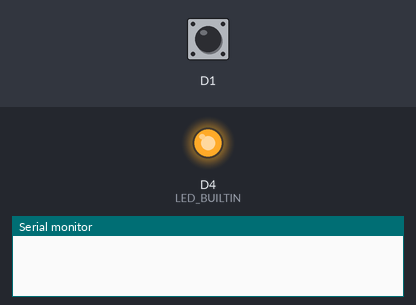
A sketch run on a simulated ESP8266 (NodeMCU). Parts: output pins drawn as LEDs (lit = HIGH, except the on-board LED, lit = LOW), the last lines printed to the serial monitor. Dashed ring = blinking. Inputs (shaded band) come from the test bench; at power-on: D1 HIGH. WiFi joins after 1.5 s; servers stay silent unless stated; network time is answered at once with the bench clock; the local clock reads 2024-03-15 10:24:30 at power-on unless the sketch sets it.

Above: at 0.1 s.
At 2.77 s:
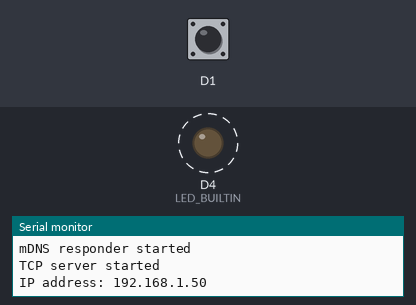
2.8 s: D1 pulled LOW for 0.15 s
Timing chart, 0 to 11.8 s (numbered marks = the images above; inputs shaded):
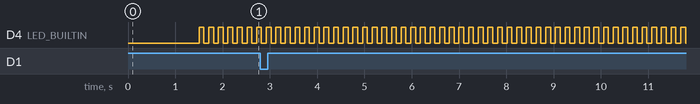

Measured:
- by itself, D4 (LED_BUILTIN): alternates HIGH for 0.10 s and LOW for 0.10 s

The sketch:

telescopeStellariumGOTO.ino
```cpp
#include <math.h>

#include <ESP8266WiFi.h>
//#include <WiFiUdp.h>
//#include <ESP8266HTTPClient.h>
//#include <WiFiClient.h>
#include <DNSServer.h>
#include <ESP8266WebServer.h>
#include <WiFiManager.h>
#include <NTPClient.h>
#include <ESP8266mDNS.h>

const int epoch2jd = 946684800;

const int stepsPerRevolution = 40960;
const double AZRange = 360.00000;
const double ALTRange = 90.00000;
const double stepsPerDegreeAZ = stepsPerRevolution/AZRange;
const double stepsPerDegreeALT = stepsPerRevolution/ALTRange;
const double degreesPerStepAZ = AZRange/stepsPerRevolution;
const double degreesPerStepALT = ALTRange/stepsPerRevolution;

WiFiUDP ntpUDP;
const int port = 10001;
WiFiServer server(port);

NTPClient timeClient(ntpUDP);
const int timeOffset = 0;

WiFiClient cl;

double latitudeDEC=-30.042140;
double longitudeDEC=-51.210638;
int ledState = LOW;
double lst;
double targetRA=0;
double targetDEC=0;
double currentRA=0;
double currentDEC=0;
double targetALT=0;
double targetAZ=0;
double currentALT=0;
double currentAZ=0;
boolean parked = true;
boolean aligned = false;
double deltaAZ = 0.00000;
double deltaALT = 0.0000;

unsigned long currentMilis=0;
unsigned long previousMilis=0;
double decimalTime;

double mapDouble(double x, double in_min, double in_max, double out_min, double out_max) {
  return (x - in_min) * (out_max - out_min) / (in_max - in_min) + out_min;
}

double stellariumRA2Double(unsigned int intRA){
  return mapDouble(intRA, 0x0, 0x100000000, 0.00000, 24.00000);
}

double stellariumDEC2Double(int intDEC){
  return mapDouble(intDEC, -0x40000000, 0x40000000, -90.00000, 90.00000);
}

unsigned int RADouble2stellarium(double raDouble){
  return (unsigned int) mapDouble(raDouble, 0.00000, 24.00000, 0x0, 0x100000000);
}

signed int DECDouble2stellarium(double DECDouble){

  return (signed int) mapDouble(DECDouble, -90.00000, 90.00000, -0x40000000, 0x40000000);
}

void calcDeltas(){
  deltaAZ = targetAZ - currentAZ;
  deltaALT = targetALT - currentALT;
//  if((currentAZ - targetAZ) > (targetAZ - currentAZ)){
//    deltaAZ = targetAZ - currentAZ;
//  }else{
//    deltaAZ = currentAZ - targetAZ;
//  }
//  if((currentALT - targetALT) > (targetALT - currentALT)){
//    deltaALT = targetALT - currentALT;
//  }else{
//    deltaALT = currentALT - targetALT;
//  }
}

int toSteps(double value, boolean alt){
  if(alt){
    return value * stepsPerDegreeALT;
  }else{
    return value * stepsPerDegreeAZ;
  }
}

void sendDeltaSteps(){
  int stepsAZ = toSteps(deltaAZ,false);
  int stepsALT = toSteps(deltaALT,true);
  if(aligned && parked){
    Serial.println("UP");
    parked = false;
  }
  if(stepsAZ != 0 && !parked){
    Serial.print("AZ");
    Serial.println(stepsAZ);
    currentAZ = targetAZ;
  }
  if(stepsALT != 0 && !parked){
    Serial.print("AL");
    Serial.println(stepsALT);
    currentALT = targetALT;
  }
}

void configModeCallback (WiFiManager *myWiFiManager) {
  Serial.println("Entered config mode");
  Serial.println(WiFi.softAPIP());
  //if you used auto generated SSID, print it
  Serial.println(myWiFiManager->getConfigPortalSSID());
}

void setup() {
  pinMode(D1, INPUT_PULLUP);
  pinMode(LED_BUILTIN, OUTPUT);
  Serial.begin (115200);
//  WiFi.begin(ssid, password);
//
//  while ( WiFi.status() != WL_CONNECTED ) {
//    delay ( 500 );
//    Serial.print ( "." );
//  }

  WiFiManager wifiManager;
  char latCA[20] = "-30.042140";
  char longCA[20] = "-51.210638";
  WiFiManagerParameter latitude("latitude", "-30.042140", latCA, 20);
  WiFiManagerParameter longitude("longitude", "-51.210638", longCA, 20);
  wifiManager.addParameter(&latitude);
  wifiManager.addParameter(&longitude);
  wifiManager.setAPCallback(configModeCallback);
  if(!wifiManager.autoConnect("telescope","GOTO3DPA")) {
    Serial.println("failed to connect and hit timeout");
    //reset and try again, or maybe put it to deep sleep
    ESP.reset();
    delay(1000);
  }

  String latStr = String(latitude.getValue());
  String longStr = String(longitude.getValue());
  latitudeDEC = latStr.toDouble();
  longitudeDEC = longStr.toDouble();

  timeClient.setTimeOffset(timeOffset);
  timeClient.begin();

  if (!MDNS.begin("telescope")) {
    Serial.println("Error setting up MDNS responder!");
    while (1) {
      delay(1000);
    }
  }
  Serial.println("mDNS responder started");
  MDNS.addService("telescope", "tcp", 10001);

  server.begin();
  Serial.println("TCP server started");
  Serial.print("IP address: ");
  Serial.println(WiFi.localIP());
}

double calcDaysSinceJ2000(){
  double epoch =  timeClient.getEpochTime();
  double seconds = (epoch - epoch2jd);
  return seconds / 86400.00000;
}

void calculateLST(){
  //LST = 100.46 + 0.985647 * d + long + 15*UT
  double daysJ2000 = calcDaysSinceJ2000();
  lst = (0.985647 * daysJ2000) + (15.00000 * decimalTime) + longitudeDEC + 100.460000;
  while(lst >360.00000){
    lst-= 360.00000;
  }
  while(lst < 0.0000){
    lst+= 360.00000;
  }
//  Serial.print("LST = ");
//  Serial.println(mapDouble(lst, 0.00000, 360.00000, 0.00000, 24.00000),10);
}


//to convert the current telescope position to RADEC to pass to stellarium
void currentALTAZ2RADEC(){
  //Practical Astronomy with your Calculator or Spreadsheet
  double radALT = radians(currentALT);
  double radAZ = radians(currentAZ);
  double radLat = radians(latitudeDEC);
  double sinCurDec = sin(radALT)*sin(radLat)+cos(radALT)*cos(radLat)*cos(radAZ);
  double radcurDec = asin(sinCurDec);
  double curDec = degrees(radcurDec);

  double sinAlt = sin(radALT);
  double sinLat = sin(radLat);
  double cosH = (sinAlt - (sinLat*sinCurDec))/(cos(radLat)*cos(radcurDec));
  double h = degrees(acos(cosH));
  double sinA = sin(radAZ);
  if(sinA > 0.000000){
    h = 360.00000 - h;
  }
  double curRA = mapDouble(lst, 0.0000, 360.0000, 0.0000, 24.0000) - (h/15.00000);
  if(curRA < 0.00000){
    curRA = curRA + 24.00000;
  }
  currentDEC = curDec;
  currentRA = curRA;
}

//to convert target position sent by stellarium to a telescope position
void targetRADEC2ALTAZ(){
  double h =  mapDouble(lst, 0.0000, 360.0000, 0.0000, 24.0000) - targetRA;
  double degH = h*15.0000;
  double radH = radians(degH);
  double radDEC = radians(targetDEC);
  double radLat = radians(latitudeDEC);
  double sinALT = (sin(radDEC)*sin(radLat))+(cos(radDEC)*cos(radLat)*cos(radH));
  double radALT = asin(sinALT);
  double radCosALT = cos(radALT);
  double alt = degrees(radALT);
  double cosAZ = (sin(radDEC) - (sin(radLat) * sinALT))/ (cos(radLat)* radCosALT);
  double az = degrees(acos(cosAZ));
  double sinH = sin(radH);
  if(sinH > 0.00000){
    az = 360.00000 - az;
  }

  targetALT = alt;
  targetAZ = az;

}

void reportcurrentRADEC(){
  if(cl.connected()){
    //double epoch =  timeClient.getEpochTime();
    byte zero = 0x0;
    byte s = 0x18;
    short tp = 0;
    int st = 0;
    //Size
    cl.write(s);
    cl.write(zero);
    //Type
    cl.write(zero);
    cl.write(zero);
    //Time
    cl.write(zero);
    cl.write(zero);
    cl.write(zero);
    cl.write(zero);
    cl.write(zero);
    cl.write(zero);
    cl.write(zero);
    cl.write(zero);
    //RA
    unsigned int cra = RADouble2stellarium(currentRA);
    byte l0 = cra;
    byte l1 = (cra>>8);
    byte h0 = (cra>>16);
    byte h1 = (cra>>24);
    cl.write(l0);
    cl.write(l1);
    cl.write(h0);
    cl.write(h1);
    //DEC
    int cdec = DECDouble2stellarium(currentDEC);
    l0 = cdec;
    l1 = (cdec>>8);
    h0 = (cdec>>16);
    h1 = (cdec>>24);
    cl.write(l0);
    cl.write(l1);
    cl.write(h0);
    cl.write(h1);
    //STATUS
    cl.write(zero);
    cl.write(zero);
    cl.write(zero);
    cl.write(zero);
  }
}

void readTargetRADEC(){
  if(cl.connected()){
    unsigned int ra = 0;
    int dec = 0;
    while(cl.available()>0){
      short s = 0;
      short tp = 0;
      long tm = 0;
      byte l = cl.read();
      byte h =  cl.read();
      s = (h<<8)+l;
      l = cl.read();
      h =  cl.read();
      tp = (h<<8)+l;
      byte l0 = cl.read();
      byte l1 =  cl.read();
      byte l2 = cl.read();
      byte l3 =  cl.read();
      byte h0 = cl.read();
      byte h1 =  cl.read();
      byte h2 = cl.read();
      byte h3 =  cl.read();
      tm = (h3<<56)+(h2<<48)+(h1<<40)+(h0<<32)+(l3<<24)+(l2<<16)+(l1<<8)+l0;
      l0 = cl.read();
      l1 =  cl.read();
      l2 = cl.read();
      l3 =  cl.read();
      ra = (l3<<24)+(l2<<16)+(l1<<8)+l0;
      l0 = cl.read();
      l1 =  cl.read();
      l2 = cl.read();
      l3 =  cl.read();
      dec = (l3<<24)+(l2<<16)+(l1<<8)+l0;
      targetRA = stellariumRA2Double(ra);
      targetDEC = stellariumDEC2Double(dec);
    }
  }
}

void align(){
  boolean ualigned = digitalRead(D1);
  //Serial.print("ualigned ");
  //Serial.println(ualigned);
  if(!ualigned){
    currentAZ = targetAZ;
    currentALT = targetALT;
    deltaAZ = 0.00000;
    deltaALT = 0.0000;
    aligned = true;
    Serial.println("UP");
    parked = false;
  }else{
    currentAZ = targetAZ;
    currentALT = targetALT;
    deltaAZ = 0.00000;
    deltaALT = 0.0000;
  }
}

void loop() {
  currentMilis=millis();
  if(cl == NULL){
    cl = server.available();
  }else{
    readTargetRADEC();
  }
  if(currentMilis > (previousMilis + 100)){
    previousMilis = currentMilis;
    if (ledState == LOW) {
      ledState = HIGH;
    } else {
      ledState = LOW;
    }
    digitalWrite(LED_BUILTIN, ledState);
    timeClient.update();
    MDNS.update();
    decimalTime =(double)timeClient.getHours()+(double)(timeClient.getMinutes()/60.0000)+(double)(timeClient.getSeconds()/3600.000000);
    calculateLST();
    targetRADEC2ALTAZ();
    currentALTAZ2RADEC();
    reportcurrentRADEC();
    //Serial.println(timeClient.getFormattedTime());
//    Serial.print("targetDEC = ");
//    Serial.println(targetDEC,10);
//    Serial.print("targetRA = ");
//    Serial.println(targetRA,10);
//    Serial.print("targetALT = ");
//    Serial.println(targetALT,10);
//    Serial.print("targetAZ = ");
//    Serial.println(targetAZ,10);
//    Serial.print("currentDEC = ");
//    Serial.println(currentDEC,10);
//    Serial.print("currentRA = ");
//    Serial.println(currentRA,10);
//    Serial.print("currentALT = ");
//    Serial.println(currentALT,10);
//    Serial.print("currentAZ = ");
//    Serial.println(currentAZ,10);
      //Serial.println(aligned);
  }
  //Send message to move mount
  calcDeltas();
  if(!aligned){
    align();
  }
  if(!parked && (deltaAZ > 0.0000 || deltaAZ < 0.0000 || deltaALT > 0.0000 || deltaALT < 0.0000)){
    sendDeltaSteps();
  }
}
```
